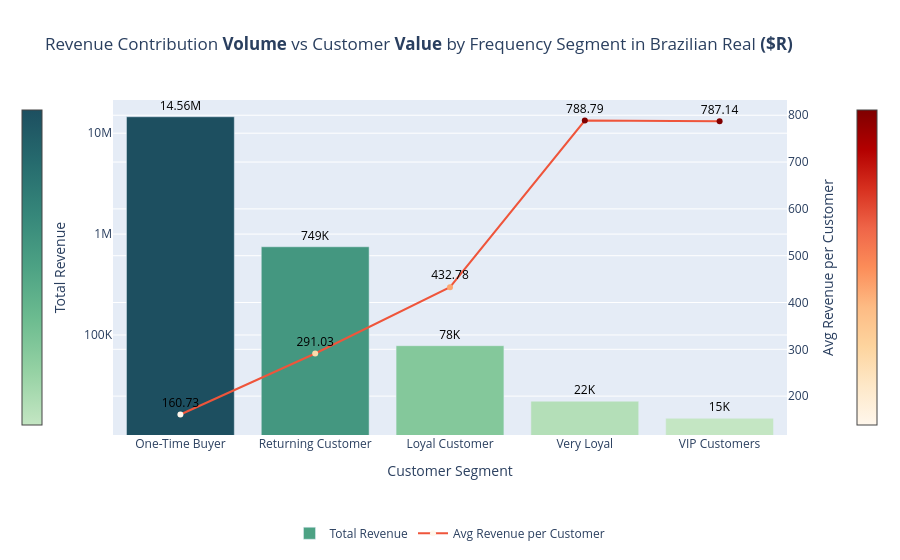

The notebook cell saved with this chart:
### Markdown cell above
### Call the `get_monetary_analysis_summary()` function from `rfm_analysis_summary` <br> <br> module to summarize the Monetary Analysis section:

### Code cell
rfm_analysis_summary.get_monetary_analysis_summary(segment_monetary_summary_w_customer_share,
                                                            fig)

### Figure 1 — Plotly figure (JSON) as saved in the notebook; plotly's stock layout.template omitted (floating-point values rounded to 4 significant figures)
{"data": [{"customdata": [[90560.0, 97.0], [2573.0, 2.756], [181.0, 0.194], [28.0, 0.03], [19.0, 0.02]], "hoverlabel": {"bgcolor": "white"}, "hovertemplate": "<b>Total Customers:</b> %{customdata[0]:,}<br><b>Total Revenue:</b> %{y:,.2f} $R<br><b>Revenue Contribution (%):</b> %{customdata[1]:,.2f}%<br><extra></extra>", "marker": {"color": [7.163, 5.874, 4.894, 4.344, 4.175], "colorbar": {"len": 1, "thickness": 20, "tickvals": [], "x": -0.15, "xanchor": "left"}, "colorscale": [[0, "rgb(196, 230, 195)"], [0.1667, "rgb(150, 210, 164)"], [0.3333, "rgb(109, 188, 144)"], [0.5, "rgb(77, 162, 132)"], [0.6667, "rgb(54, 135, 122)"], [0.8333, "rgb(38, 107, 110)"], [1, "rgb(29, 79, 96)"]], "showscale": true}, "name": "Total Revenue", "text": ["14.56M", "749K", "78K", "22K", "15K"], "textfont": {"color": "black", "size": 12}, "textposition": "outside", "type": "bar", "x": ["One-Time Buyer", "Returning Customer", "Loyal Customer", "Very Loyal", "VIP Customers"], "y": [14560000.0, 748800.0, 78330.0, 22090.0, 14960.0]}, {"customdata": [[90560.0, 97.0], [2573.0, 2.756], [181.0, 0.194], [28.0, 0.03], [19.0, 0.02]], "hoverlabel": {"bgcolor": "white", "font": {"size": 14}}, "hovertemplate": "<b>Total Customers:</b> %{customdata[0]:,}<br><b>Average Revenue Per Customer:</b> %{y:,.2f} $R<br><b>Revenue Contribution (%):</b> %{customdata[1]:,.2f}%<br><extra></extra>", "marker": {"color": [160.7, 291.0, 432.8, 788.8, 787.1], "colorbar": {"len": 1, "thickness": 20, "tickvals": [], "x": 1.15, "xanchor": "right"}, "colorscale": [[0, "rgb(255,247,236)"], [0.125, "rgb(254,232,200)"], [0.25, "rgb(253,212,158)"], [0.375, "rgb(253,187,132)"], [0.5, "rgb(252,141,89)"], [0.625, "rgb(239,101,72)"], [0.75, "rgb(215,48,31)"], [0.875, "rgb(179,0,0)"], [1, "rgb(127,0,0)"]], "showscale": true}, "mode": "lines+markers+text", "name": "Avg Revenue per Customer", "text": ["160.73", "291.03", "432.78", "788.79", "787.14"], "textfont": {"color": "black", "size": 12}, "textposition": "top center", "type": "scatter", "x": ["One-Time Buyer", "Returning Customer", "Loyal Customer", "Very Loyal", "VIP Customers"], "y": [160.7, 291.0, 432.8, 788.8, 787.1], "yaxis": "y2"}], "layout": {"legend": {"orientation": "h", "x": 0.5, "xanchor": "center", "y": -0.25, "yanchor": "top"}, "title": {"text": "Revenue Contribution <b>Volume</b> vs Customer <b>Value</b> by Frequency Segment in Brazilian Real <b>($R)</b>"}, "xaxis": {"title": {"text": "Customer Segment"}}, "yaxis": {"showgrid": true, "tickmode": "array", "ticktext": ["1K", "10K", "100K", "1M", "10M"], "tickvals": [1000, 10000, 100000, 1000000, 10000000], "title": {"text": "Total Revenue"}, "type": "log"}, "yaxis2": {"overlaying": "y", "side": "right", "title": {"text": "Avg Revenue per Customer"}}}}
